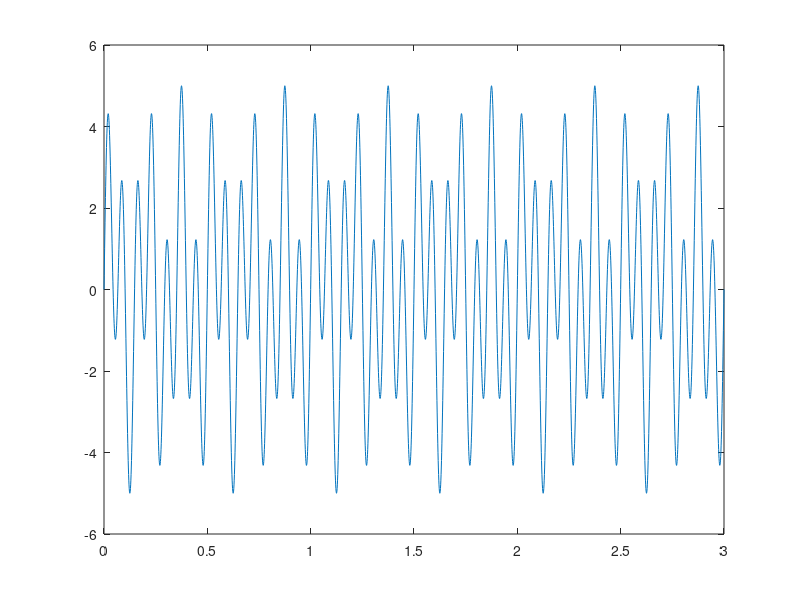

This chart was generated by the following MATLAB code:
% sa se genereze un semnal format din 2 armonici si sa se salveze datele
% intr-un fisier

Te = 0.001;
%perioada de generare - similara cu perioada de esantionare
t = [0: Te: 3];
%vectorul timpului - momentele de prelevare de semnal
f1 = 6; f2 = 14;
%frecventa semnalului
w1 = 2 * pi * f1;
w2 = 2 * pi * f2;
%pulsatia semnalului
a1 = 2; a2 = 3;
%amplitudinea semnalului
x = a1*sin(w1*t) + a2*sin(w2*t);
%semnalul generat / inregistrat in vectorul x
plot(t,x)
%prezentarea

% salvarea in fisier
save ex1.mat t x;
